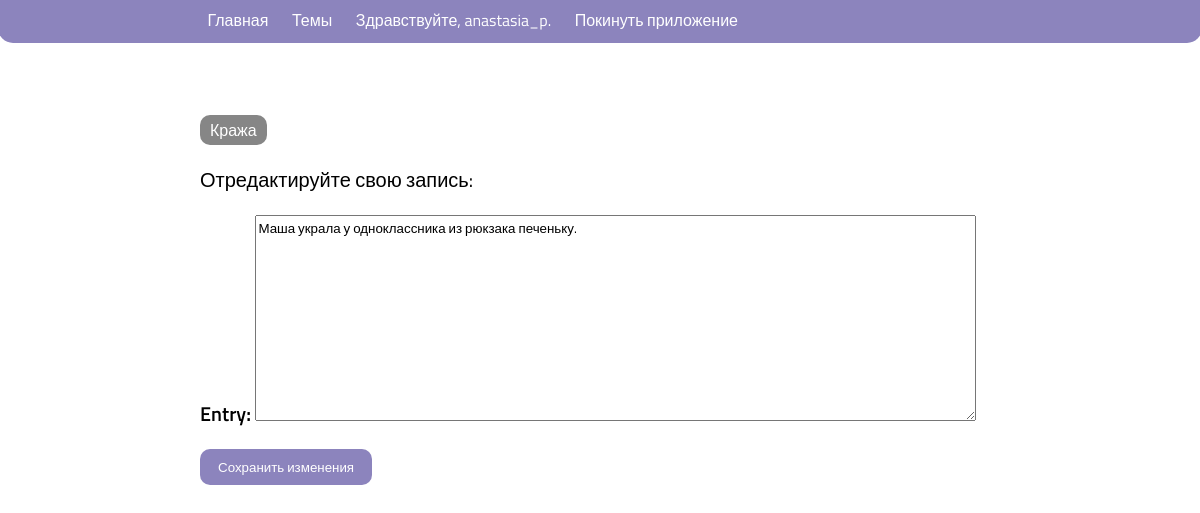
The page /edit_entry/5/ (signed in) on the database its author committed.
### error_log/models.py (models this page shows, shortened)
class Topic(models.Model):
    text = models.CharField(max_length=200)
    date_added = models.DateTimeField(auto_now_add=True)
    owner = models.ForeignKey(User, on_delete=models.CASCADE)
    def __str__(self) -> str:
        return self.text

class Entry(models.Model):
    topic = models.ForeignKey(Topic, on_delete=models.CASCADE)
    text = models.TextField()
    date_added = models.DateTimeField(auto_now_add=True)
    class Meta:
        verbose_name_plural = 'entries'

### error_log/views.py (the view)
# urls.py: path('edit_entry/<int:entry_id>/', views.edit_entry, name='edit_entry'),
@login_required
def edit_entry(request, entry_id):
    entry = Entry.objects.get(id=entry_id)
    topic = entry.topic
    if request.method != 'POST':
        form = EntryForm(instance=entry)
    else:
        form = EntryForm(instance=entry, data=request.POST)
        if form.is_valid():
            form.save()
            return redirect('error_log:topic', topic_id=topic.id)
    context = {'entry': entry, 'topic': topic, 'form': form}
    return render(request, 'error_log/edit_entry.html', context)

### error_log/forms.py
class EntryForm(forms.ModelForm):
    class Meta:
        model = Entry
        fields = ['text']
        labels = {'text': 'Entry:'}
        widgets = {'text': forms.Textarea(attrs={'cols': 100})}

### error_log/templates/error_log/edit_entry.html (shortened to what this page needs)
{% extends 'error_log/base.html' %}
{% load static %}
{% block css_aditional %}
<link rel='stylesheet' href="{% static 'error_log/css/index.css' %}">
{% endblock%}
{% block content %}
<main class="container topics">
  <p><a class="create_new_topic" href='{% url 'error_log:topic' topic.id %}'>{{ topic }}</a></p>
  <p>Отредактируйте свою запись:</p>
  <form action='{% url 'error_log:edit_entry' entry.id %}' method='post'>
    {{ form.as_p }}
    <button name='submit'>Сохранить изменения</button>
  </form>
</main>
{% endblock content %}

### error_log/templates/error_log/base.html (shortened to what this page needs)
{% load static %}
<!DOCTYPE html>
<html lang="en">
<head>
    {% block css_aditional %}{% endblock%}
</head>
<body>
<header>
  <nav>
    <main class=" header_container">
    <a href='{% url 'error_log:index' %}'>Главная</a>
    <a href='{% url 'error_log:topics' %}'>Темы</a>
    {% if user.is_authenticated %}
      <a>Здравствуйте, {{ user.username }}.</a>
      <a href="{% url 'users:logout' %}">Покинуть приложение</a>
    {% else %}
      <a href="{% url 'users:register' %}">Зарегистрироваться</a>
      <a href="{% url 'users:login' %}">Авторизироваться</a>
    {% endif %}
  </main>
  </nav>
</header>
  {% block content %}{% endblock content %}
</body>
</html>

### error_log/static/error_log/css/index.css (style rules this page uses)
* { font-family: 'Titillium Web', Arial, sans-serif; --primary-color: #8c84bd; --hover-color: rgb(201, 184, 187); }
body { max-width: 99vw; overflow-x: hidden; }
.header_container { max-width: 800px; margin: 0px auto; }
header { margin-top: -10px; margin-left: -10px; height: 25px; width: 100%; background-color: var(--primary-color); padding: 10px; border-bottom-left-radius: 15px; border-bottom-right-radius: 15px; }
nav { margin-left: 15px; }
nav a { margin-right: 20px; text-decoration: none; color: #ffffff; transition: 0.3s ease-out; }
.container { max-width: 800px; margin: 70px auto 0 auto; display: flex; }
label { font-weight: 600; }
button[name='submit'] { padding: 8px 18px; font-size: px; font-weight: 400; text-align: center; text-decoration: none; background-color: var(--primary-color); color: white; border: none; border-radius: 10px; cursor: pointer; transition: 0.3s ease-out; }
.topics { font-size: 20px; display: block; }
.create_new_topic { padding: 3px 10px; font-size: 16px; font-weight: 400; text-align: center; text-decoration: none; background-color: rgb(134, 134, 134); color: white; border: none; border-radius: 10px; cursor: pointer; transition: 0.3s ease-out; }

### rows shown on the page
Topic: text "Кража"
Entry: text "Маша украла у одноклассника из рюкзака печеньку."

### other values the page prints
{{ user.username }} "anastasia_p"
